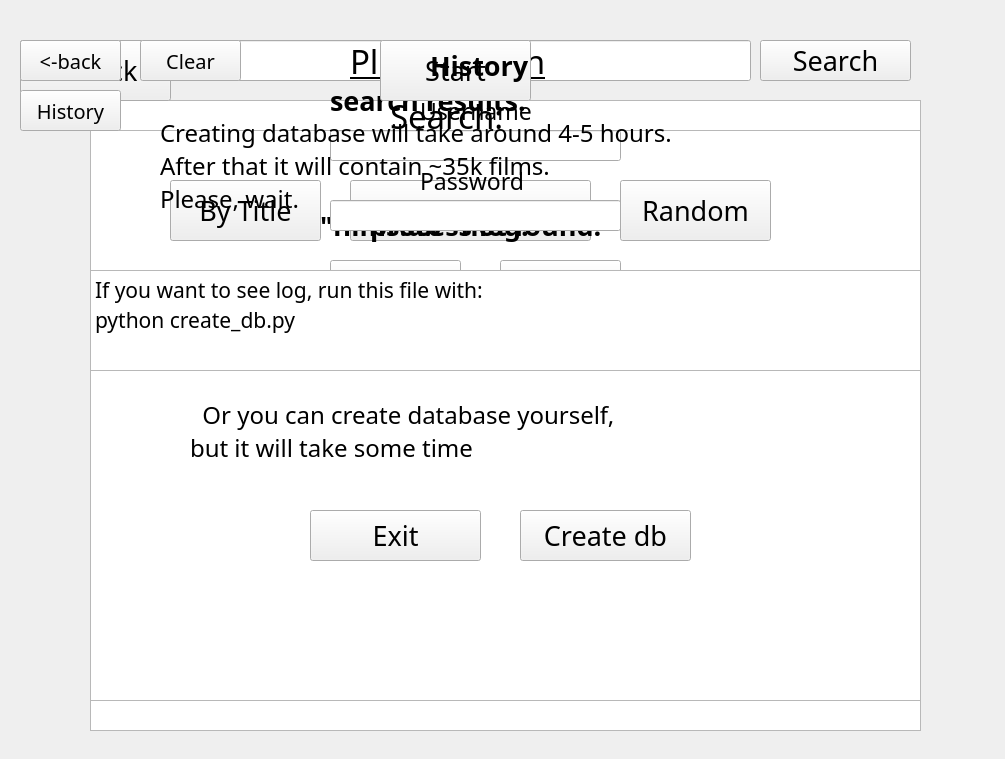
<?xml version="1.0" encoding="UTF-8"?>
<ui version="4.0">
 <class>MainWindow</class>
 <widget class="QMainWindow" name="MainWindow">
  <property name="geometry">
   <rect>
    <x>0</x>
    <y>0</y>
    <width>1005</width>
    <height>759</height>
   </rect>
  </property>
  <property name="sizePolicy">
   <sizepolicy hsizetype="Fixed" vsizetype="Fixed">
    <horstretch>0</horstretch>
    <verstretch>0</verstretch>
   </sizepolicy>
  </property>
  <property name="font">
   <font>
    <family>Fira Code</family>
    <pointsize>18</pointsize>
   </font>
  </property>
  <property name="windowTitle">
   <string>MainWindow</string>
  </property>
  <widget class="QWidget" name="centralwidget">
   <widget class="QPushButton" name="l3_btn_search_by_title">
    <property name="geometry">
     <rect>
      <x>170</x>
      <y>180</y>
      <width>151</width>
      <height>61</height>
     </rect>
    </property>
    <property name="font">
     <font>
      <family>Fira Code</family>
      <pointsize>20</pointsize>
      <italic>false</italic>
      <underline>false</underline>
     </font>
    </property>
    <property name="text">
     <string>By Title</string>
    </property>
   </widget>
   <widget class="QPushButton" name="l3_btn_search_by_description">
    <property name="geometry">
     <rect>
      <x>350</x>
      <y>180</y>
      <width>241</width>
      <height>61</height>
     </rect>
    </property>
    <property name="font">
     <font>
      <family>Fira Code</family>
      <pointsize>20</pointsize>
      <italic>false</italic>
      <underline>false</underline>
     </font>
    </property>
    <property name="text">
     <string>By Description</string>
    </property>
   </widget>
   <widget class="QLabel" name="l3_label_search">
    <property name="geometry">
     <rect>
      <x>390</x>
      <y>90</y>
      <width>141</width>
      <height>51</height>
     </rect>
    </property>
    <property name="font">
     <font>
      <family>Fira Code</family>
      <pointsize>25</pointsize>
      <weight>50</weight>
      <italic>false</italic>
      <bold>false</bold>
      <underline>true</underline>
      <strikeout>false</strikeout>
     </font>
    </property>
    <property name="text">
     <string>Search:</string>
    </property>
   </widget>
   <widget class="QPushButton" name="l3_btn_search_random">
    <property name="geometry">
     <rect>
      <x>620</x>
      <y>180</y>
      <width>151</width>
      <height>61</height>
     </rect>
    </property>
    <property name="font">
     <font>
      <family>Fira Code</family>
      <pointsize>20</pointsize>
      <italic>false</italic>
      <underline>false</underline>
     </font>
    </property>
    <property name="text">
     <string>Random</string>
    </property>
   </widget>
   <widget class="QLabel" name="l1_label_error">
    <property name="geometry">
     <rect>
      <x>320</x>
      <y>190</y>
      <width>351</width>
      <height>71</height>
     </rect>
    </property>
    <property name="font">
     <font>
      <family>Fira Code</family>
      <pointsize>20</pointsize>
      <weight>75</weight>
      <bold>true</bold>
     </font>
    </property>
    <property name="text">
     <string>&quot;films.db&quot; not found!</string>
    </property>
   </widget>
   <widget class="QLabel" name="l1_label_error_message">
    <property name="geometry">
     <rect>
      <x>190</x>
      <y>250</y>
      <width>631</width>
      <height>231</height>
     </rect>
    </property>
    <property name="text">
     <string>  If you already have films database,
put it in the same folder as app and
restart app.

  Or you can create database yourself, 
but it will take some time</string>
    </property>
   </widget>
   <widget class="QPushButton" name="l1_btn_create_db">
    <property name="geometry">
     <rect>
      <x>520</x>
      <y>510</y>
      <width>171</width>
      <height>51</height>
     </rect>
    </property>
    <property name="font">
     <font>
      <family>Fira Code</family>
      <pointsize>20</pointsize>
      <italic>false</italic>
     </font>
    </property>
    <property name="text">
     <string>Create db</string>
    </property>
   </widget>
   <widget class="QPushButton" name="l1_btn_exit">
    <property name="geometry">
     <rect>
      <x>310</x>
      <y>510</y>
      <width>171</width>
      <height>51</height>
     </rect>
    </property>
    <property name="font">
     <font>
      <family>Fira Code</family>
      <pointsize>20</pointsize>
      <italic>false</italic>
     </font>
    </property>
    <property name="text">
     <string>Exit</string>
    </property>
   </widget>
   <widget class="QLabel" name="l2_label_log">
    <property name="geometry">
     <rect>
      <x>370</x>
      <y>190</y>
      <width>211</width>
      <height>71</height>
     </rect>
    </property>
    <property name="font">
     <font>
      <family>Fira Code</family>
      <pointsize>20</pointsize>
      <weight>75</weight>
      <bold>true</bold>
     </font>
    </property>
    <property name="text">
     <string>process log:</string>
    </property>
   </widget>
   <widget class="QPushButton" name="l4_btn_back">
    <property name="geometry">
     <rect>
      <x>20</x>
      <y>40</y>
      <width>91</width>
      <height>41</height>
     </rect>
    </property>
    <property name="font">
     <font>
      <family>Fira Code</family>
      <pointsize>15</pointsize>
      <italic>false</italic>
     </font>
    </property>
    <property name="text">
     <string>&lt;-back</string>
    </property>
   </widget>
   <widget class="QLineEdit" name="l4_search_line_edit">
    <property name="geometry">
     <rect>
      <x>130</x>
      <y>40</y>
      <width>621</width>
      <height>41</height>
     </rect>
    </property>
    <property name="font">
     <font>
      <family>Fira Code</family>
      <pointsize>23</pointsize>
     </font>
    </property>
    <property name="text">
     <string/>
    </property>
   </widget>
   <widget class="QPushButton" name="l4_btn_search">
    <property name="geometry">
     <rect>
      <x>760</x>
      <y>40</y>
      <width>151</width>
      <height>41</height>
     </rect>
    </property>
    <property name="font">
     <font>
      <family>Fira Code</family>
      <pointsize>20</pointsize>
      <italic>false</italic>
      <underline>false</underline>
     </font>
    </property>
    <property name="text">
     <string>Search</string>
    </property>
   </widget>
   <widget class="QLabel" name="l4_label_search_results">
    <property name="geometry">
     <rect>
      <x>330</x>
      <y>70</y>
      <width>251</width>
      <height>61</height>
     </rect>
    </property>
    <property name="font">
     <font>
      <family>Fira Code</family>
      <pointsize>20</pointsize>
      <weight>75</weight>
      <bold>true</bold>
     </font>
    </property>
    <property name="text">
     <string>search results:</string>
    </property>
   </widget>
   <widget class="QLabel" name="l0_label_verdict">
    <property name="geometry">
     <rect>
      <x>330</x>
      <y>320</y>
      <width>301</width>
      <height>51</height>
     </rect>
    </property>
    <property name="font">
     <font>
      <family>Fira Code</family>
      <pointsize>15</pointsize>
      <weight>75</weight>
      <bold>true</bold>
     </font>
    </property>
    <property name="text">
     <string/>
    </property>
   </widget>
   <widget class="QLabel" name="l0_label_username">
    <property name="geometry">
     <rect>
      <x>420</x>
      <y>100</y>
      <width>111</width>
      <height>21</height>
     </rect>
    </property>
    <property name="font">
     <font>
      <family>Fira Code</family>
      <pointsize>17</pointsize>
     </font>
    </property>
    <property name="text">
     <string>Username</string>
    </property>
   </widget>
   <widget class="QLineEdit" name="l0_username_line_edit">
    <property name="geometry">
     <rect>
      <x>330</x>
      <y>130</y>
      <width>291</width>
      <height>31</height>
     </rect>
    </property>
    <property name="font">
     <font>
      <family>Fira Code</family>
      <pointsize>20</pointsize>
     </font>
    </property>
    <property name="text">
     <string/>
    </property>
   </widget>
   <widget class="QLineEdit" name="l0_password_line_edit">
    <property name="geometry">
     <rect>
      <x>330</x>
      <y>200</y>
      <width>291</width>
      <height>31</height>
     </rect>
    </property>
    <property name="font">
     <font>
      <family>Fira Code</family>
      <pointsize>20</pointsize>
     </font>
    </property>
    <property name="text">
     <string/>
    </property>
   </widget>
   <widget class="QPushButton" name="l0_btn_login">
    <property name="geometry">
     <rect>
      <x>500</x>
      <y>260</y>
      <width>121</width>
      <height>51</height>
     </rect>
    </property>
    <property name="font">
     <font>
      <family>Fira Code</family>
      <pointsize>16</pointsize>
      <italic>false</italic>
      <underline>false</underline>
     </font>
    </property>
    <property name="text">
     <string>Login</string>
    </property>
   </widget>
   <widget class="QLabel" name="l0_label_splash">
    <property name="geometry">
     <rect>
      <x>350</x>
      <y>30</y>
      <width>271</width>
      <height>61</height>
     </rect>
    </property>
    <property name="font">
     <font>
      <family>Fira Code</family>
      <pointsize>25</pointsize>
      <weight>50</weight>
      <italic>false</italic>
      <bold>false</bold>
      <underline>true</underline>
     </font>
    </property>
    <property name="text">
     <string>Please,Login</string>
    </property>
   </widget>
   <widget class="QLabel" name="l0_label_password">
    <property name="geometry">
     <rect>
      <x>420</x>
      <y>170</y>
      <width>121</width>
      <height>21</height>
     </rect>
    </property>
    <property name="font">
     <font>
      <family>Fira Code</family>
      <pointsize>17</pointsize>
     </font>
    </property>
    <property name="text">
     <string>Password</string>
    </property>
   </widget>
   <widget class="QPushButton" name="l0_btn_register">
    <property name="geometry">
     <rect>
      <x>330</x>
      <y>260</y>
      <width>131</width>
      <height>51</height>
     </rect>
    </property>
    <property name="font">
     <font>
      <family>Fira Code</family>
      <pointsize>16</pointsize>
      <italic>false</italic>
      <underline>false</underline>
     </font>
    </property>
    <property name="text">
     <string>Register</string>
    </property>
   </widget>
   <widget class="QPushButton" name="l2_btn_start_creating_db">
    <property name="geometry">
     <rect>
      <x>380</x>
      <y>40</y>
      <width>151</width>
      <height>61</height>
     </rect>
    </property>
    <property name="font">
     <font>
      <family>Fira Code</family>
      <pointsize>20</pointsize>
      <italic>false</italic>
      <underline>false</underline>
     </font>
    </property>
    <property name="text">
     <string>Start</string>
    </property>
   </widget>
   <widget class="QPushButton" name="l2_btn_back">
    <property name="geometry">
     <rect>
      <x>20</x>
      <y>40</y>
      <width>151</width>
      <height>61</height>
     </rect>
    </property>
    <property name="font">
     <font>
      <family>Fira Code</family>
      <pointsize>20</pointsize>
      <italic>false</italic>
      <underline>false</underline>
     </font>
    </property>
    <property name="text">
     <string>&lt;-Back</string>
    </property>
   </widget>
   <widget class="QTextEdit" name="l4_search_res_text_edit">
    <property name="geometry">
     <rect>
      <x>90</x>
      <y>130</y>
      <width>831</width>
      <height>571</height>
     </rect>
    </property>
    <property name="font">
     <font>
      <family>Fira Code</family>
      <pointsize>16</pointsize>
     </font>
    </property>
    <property name="html">
     <string>&lt;!DOCTYPE HTML PUBLIC &quot;-//W3C//DTD HTML 4.0//EN&quot; &quot;http://www.w3.org/TR/REC-html40/strict.dtd&quot;&gt;
&lt;html&gt;&lt;head&gt;&lt;meta name=&quot;qrichtext&quot; content=&quot;1&quot; /&gt;&lt;style type=&quot;text/css&quot;&gt;
p, li { white-space: pre-wrap; }
&lt;/style&gt;&lt;/head&gt;&lt;body style=&quot; font-family:'Fira Code','Fira Code'; font-size:16pt; font-weight:400; font-style:normal;&quot;&gt;
&lt;p style=&quot;-qt-paragraph-type:empty; margin-top:0px; margin-bottom:0px; margin-left:0px; margin-right:0px; -qt-block-indent:0; text-indent:0px;&quot;&gt;&lt;br /&gt;&lt;/p&gt;&lt;/body&gt;&lt;/html&gt;</string>
    </property>
   </widget>
   <widget class="QPushButton" name="l3_btn_back">
    <property name="geometry">
     <rect>
      <x>20</x>
      <y>40</y>
      <width>101</width>
      <height>41</height>
     </rect>
    </property>
    <property name="font">
     <font>
      <family>Fira Code</family>
      <pointsize>15</pointsize>
      <italic>false</italic>
     </font>
    </property>
    <property name="text">
     <string>&lt;-back</string>
    </property>
   </widget>
   <widget class="QPushButton" name="l3_btn_history">
    <property name="geometry">
     <rect>
      <x>20</x>
      <y>90</y>
      <width>101</width>
      <height>41</height>
     </rect>
    </property>
    <property name="font">
     <font>
      <family>Fira Code</family>
      <pointsize>15</pointsize>
      <italic>false</italic>
     </font>
    </property>
    <property name="text">
     <string>History</string>
    </property>
   </widget>
   <widget class="QTextEdit" name="l5_history_text_edit">
    <property name="geometry">
     <rect>
      <x>90</x>
      <y>100</y>
      <width>831</width>
      <height>631</height>
     </rect>
    </property>
    <property name="font">
     <font>
      <family>Fira Code</family>
      <pointsize>16</pointsize>
     </font>
    </property>
    <property name="html">
     <string>&lt;!DOCTYPE HTML PUBLIC &quot;-//W3C//DTD HTML 4.0//EN&quot; &quot;http://www.w3.org/TR/REC-html40/strict.dtd&quot;&gt;
&lt;html&gt;&lt;head&gt;&lt;meta name=&quot;qrichtext&quot; content=&quot;1&quot; /&gt;&lt;style type=&quot;text/css&quot;&gt;
p, li { white-space: pre-wrap; }
&lt;/style&gt;&lt;/head&gt;&lt;body style=&quot; font-family:'Fira Code','Fira Code'; font-size:16pt; font-weight:400; font-style:normal;&quot;&gt;
&lt;p style=&quot;-qt-paragraph-type:empty; margin-top:0px; margin-bottom:0px; margin-left:0px; margin-right:0px; -qt-block-indent:0; text-indent:0px;&quot;&gt;&lt;br /&gt;&lt;/p&gt;&lt;/body&gt;&lt;/html&gt;</string>
    </property>
   </widget>
   <widget class="QPushButton" name="l5_btn_back">
    <property name="geometry">
     <rect>
      <x>20</x>
      <y>40</y>
      <width>101</width>
      <height>41</height>
     </rect>
    </property>
    <property name="font">
     <font>
      <family>Fira Code</family>
      <pointsize>15</pointsize>
      <italic>false</italic>
     </font>
    </property>
    <property name="text">
     <string>&lt;-back</string>
    </property>
   </widget>
   <widget class="QLabel" name="l5_label_history">
    <property name="geometry">
     <rect>
      <x>430</x>
      <y>30</y>
      <width>211</width>
      <height>71</height>
     </rect>
    </property>
    <property name="font">
     <font>
      <family>Fira Code</family>
      <pointsize>20</pointsize>
      <weight>75</weight>
      <bold>true</bold>
     </font>
    </property>
    <property name="text">
     <string>History</string>
    </property>
   </widget>
   <widget class="QPushButton" name="l5_btn_clear">
    <property name="geometry">
     <rect>
      <x>140</x>
      <y>40</y>
      <width>101</width>
      <height>41</height>
     </rect>
    </property>
    <property name="font">
     <font>
      <family>Fira Code</family>
      <pointsize>15</pointsize>
      <italic>false</italic>
     </font>
    </property>
    <property name="text">
     <string>Clear</string>
    </property>
   </widget>
   <widget class="QTextEdit" name="l2_log_text_edit">
    <property name="geometry">
     <rect>
      <x>90</x>
      <y>270</y>
      <width>831</width>
      <height>101</height>
     </rect>
    </property>
    <property name="font">
     <font>
      <family>Fira Code</family>
      <pointsize>16</pointsize>
     </font>
    </property>
    <property name="html">
     <string>&lt;!DOCTYPE HTML PUBLIC &quot;-//W3C//DTD HTML 4.0//EN&quot; &quot;http://www.w3.org/TR/REC-html40/strict.dtd&quot;&gt;
&lt;html&gt;&lt;head&gt;&lt;meta name=&quot;qrichtext&quot; content=&quot;1&quot; /&gt;&lt;style type=&quot;text/css&quot;&gt;
p, li { white-space: pre-wrap; }
&lt;/style&gt;&lt;/head&gt;&lt;body style=&quot; font-family:'Fira Code','Fira Code'; font-size:16pt; font-weight:400; font-style:normal;&quot;&gt;
&lt;p style=&quot; margin-top:0px; margin-bottom:0px; margin-left:0px; margin-right:0px; -qt-block-indent:0; text-indent:0px;&quot;&gt;If you want to see log, run this file with:&lt;/p&gt;
&lt;p style=&quot; margin-top:0px; margin-bottom:0px; margin-left:0px; margin-right:0px; -qt-block-indent:0; text-indent:0px;&quot;&gt;python create_db.py&lt;/p&gt;&lt;/body&gt;&lt;/html&gt;</string>
    </property>
   </widget>
   <widget class="QLabel" name="l2_label_message">
    <property name="geometry">
     <rect>
      <x>160</x>
      <y>50</y>
      <width>681</width>
      <height>231</height>
     </rect>
    </property>
    <property name="text">
     <string>Creating database will take around 4-5 hours.
After that it will contain ~35k films.
Please, wait.</string>
    </property>
   </widget>
   <zorder>l5_history_text_edit</zorder>
   <zorder>l4_search_res_text_edit</zorder>
   <zorder>l4_label_search_results</zorder>
   <zorder>l4_search_line_edit</zorder>
   <zorder>l3_btn_search_by_title</zorder>
   <zorder>l3_btn_search_by_description</zorder>
   <zorder>l3_label_search</zorder>
   <zorder>l3_btn_search_random</zorder>
   <zorder>l1_label_error</zorder>
   <zorder>l1_label_error_message</zorder>
   <zorder>l1_btn_create_db</zorder>
   <zorder>l1_btn_exit</zorder>
   <zorder>l2_label_log</zorder>
   <zorder>l4_btn_back</zorder>
   <zorder>l4_btn_search</zorder>
   <zorder>l0_label_verdict</zorder>
   <zorder>l0_label_username</zorder>
   <zorder>l0_username_line_edit</zorder>
   <zorder>l0_password_line_edit</zorder>
   <zorder>l0_btn_login</zorder>
   <zorder>l0_label_splash</zorder>
   <zorder>l0_label_password</zorder>
   <zorder>l0_btn_register</zorder>
   <zorder>l2_btn_start_creating_db</zorder>
   <zorder>l2_btn_back</zorder>
   <zorder>l3_btn_back</zorder>
   <zorder>l3_btn_history</zorder>
   <zorder>l5_btn_back</zorder>
   <zorder>l5_label_history</zorder>
   <zorder>l5_btn_clear</zorder>
   <zorder>l2_log_text_edit</zorder>
   <zorder>l2_label_message</zorder>
  </widget>
 </widget>
 <resources/>
 <connections/>
</ui>
